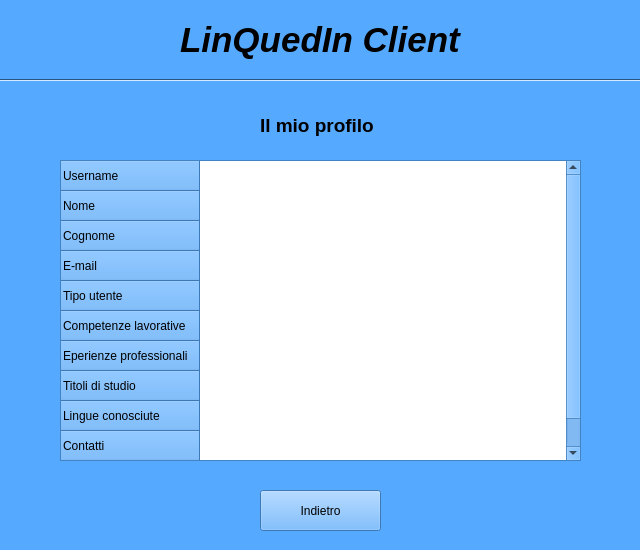
<?xml version="1.0" encoding="UTF-8"?>
<ui version="4.0">
 <class>windowClientProfilo</class>
 <widget class="QWidget" name="windowClientProfilo">
  <property name="geometry">
   <rect>
    <x>0</x>
    <y>0</y>
    <width>640</width>
    <height>550</height>
   </rect>
  </property>
  <property name="minimumSize">
   <size>
    <width>640</width>
    <height>550</height>
   </size>
  </property>
  <property name="maximumSize">
   <size>
    <width>640</width>
    <height>550</height>
   </size>
  </property>
  <property name="palette">
   <palette>
    <active>
     <colorrole role="WindowText">
      <brush brushstyle="SolidPattern">
       <color alpha="255">
        <red>0</red>
        <green>0</green>
        <blue>0</blue>
       </color>
      </brush>
     </colorrole>
     <colorrole role="Button">
      <brush brushstyle="SolidPattern">
       <color alpha="255">
        <red>85</red>
        <green>170</green>
        <blue>255</blue>
       </color>
      </brush>
     </colorrole>
     <colorrole role="Light">
      <brush brushstyle="SolidPattern">
       <color alpha="255">
        <red>213</red>
        <green>234</green>
        <blue>255</blue>
       </color>
      </brush>
     </colorrole>
     <colorrole role="Midlight">
      <brush brushstyle="SolidPattern">
       <color alpha="255">
        <red>149</red>
        <green>202</green>
        <blue>255</blue>
       </color>
      </brush>
     </colorrole>
     <colorrole role="Dark">
      <brush brushstyle="SolidPattern">
       <color alpha="255">
        <red>42</red>
        <green>85</green>
        <blue>127</blue>
       </color>
      </brush>
     </colorrole>
     <colorrole role="Mid">
      <brush brushstyle="SolidPattern">
       <color alpha="255">
        <red>56</red>
        <green>113</green>
        <blue>170</blue>
       </color>
      </brush>
     </colorrole>
     <colorrole role="Text">
      <brush brushstyle="SolidPattern">
       <color alpha="255">
        <red>0</red>
        <green>0</green>
        <blue>0</blue>
       </color>
      </brush>
     </colorrole>
     <colorrole role="BrightText">
      <brush brushstyle="SolidPattern">
       <color alpha="255">
        <red>255</red>
        <green>255</green>
        <blue>255</blue>
       </color>
      </brush>
     </colorrole>
     <colorrole role="ButtonText">
      <brush brushstyle="SolidPattern">
       <color alpha="255">
        <red>0</red>
        <green>0</green>
        <blue>0</blue>
       </color>
      </brush>
     </colorrole>
     <colorrole role="Base">
      <brush brushstyle="SolidPattern">
       <color alpha="255">
        <red>255</red>
        <green>255</green>
        <blue>255</blue>
       </color>
      </brush>
     </colorrole>
     <colorrole role="Window">
      <brush brushstyle="SolidPattern">
       <color alpha="255">
        <red>85</red>
        <green>170</green>
        <blue>255</blue>
       </color>
      </brush>
     </colorrole>
     <colorrole role="Shadow">
      <brush brushstyle="SolidPattern">
       <color alpha="255">
        <red>0</red>
        <green>0</green>
        <blue>0</blue>
       </color>
      </brush>
     </colorrole>
     <colorrole role="AlternateBase">
      <brush brushstyle="SolidPattern">
       <color alpha="255">
        <red>170</red>
        <green>212</green>
        <blue>255</blue>
       </color>
      </brush>
     </colorrole>
     <colorrole role="ToolTipBase">
      <brush brushstyle="SolidPattern">
       <color alpha="255">
        <red>255</red>
        <green>255</green>
        <blue>220</blue>
       </color>
      </brush>
     </colorrole>
     <colorrole role="ToolTipText">
      <brush brushstyle="SolidPattern">
       <color alpha="255">
        <red>0</red>
        <green>0</green>
        <blue>0</blue>
       </color>
      </brush>
     </colorrole>
    </active>
    <inactive>
     <colorrole role="WindowText">
      <brush brushstyle="SolidPattern">
       <color alpha="255">
        <red>0</red>
        <green>0</green>
        <blue>0</blue>
       </color>
      </brush>
     </colorrole>
     <colorrole role="Button">
      <brush brushstyle="SolidPattern">
       <color alpha="255">
        <red>85</red>
        <green>170</green>
        <blue>255</blue>
       </color>
      </brush>
     </colorrole>
     <colorrole role="Light">
      <brush brushstyle="SolidPattern">
       <color alpha="255">
        <red>213</red>
        <green>234</green>
        <blue>255</blue>
       </color>
      </brush>
     </colorrole>
     <colorrole role="Midlight">
      <brush brushstyle="SolidPattern">
       <color alpha="255">
        <red>149</red>
        <green>202</green>
        <blue>255</blue>
       </color>
      </brush>
     </colorrole>
     <colorrole role="Dark">
      <brush brushstyle="SolidPattern">
       <color alpha="255">
        <red>42</red>
        <green>85</green>
        <blue>127</blue>
       </color>
      </brush>
     </colorrole>
     <colorrole role="Mid">
      <brush brushstyle="SolidPattern">
       <color alpha="255">
        <red>56</red>
        <green>113</green>
        <blue>170</blue>
       </color>
      </brush>
     </colorrole>
     <colorrole role="Text">
      <brush brushstyle="SolidPattern">
       <color alpha="255">
        <red>0</red>
        <green>0</green>
        <blue>0</blue>
       </color>
      </brush>
     </colorrole>
     <colorrole role="BrightText">
      <brush brushstyle="SolidPattern">
       <color alpha="255">
        <red>255</red>
        <green>255</green>
        <blue>255</blue>
       </color>
      </brush>
     </colorrole>
     <colorrole role="ButtonText">
      <brush brushstyle="SolidPattern">
       <color alpha="255">
        <red>0</red>
        <green>0</green>
        <blue>0</blue>
       </color>
      </brush>
     </colorrole>
     <colorrole role="Base">
      <brush brushstyle="SolidPattern">
       <color alpha="255">
        <red>255</red>
        <green>255</green>
        <blue>255</blue>
       </color>
      </brush>
     </colorrole>
     <colorrole role="Window">
      <brush brushstyle="SolidPattern">
       <color alpha="255">
        <red>85</red>
        <green>170</green>
        <blue>255</blue>
       </color>
      </brush>
     </colorrole>
     <colorrole role="Shadow">
      <brush brushstyle="SolidPattern">
       <color alpha="255">
        <red>0</red>
        <green>0</green>
        <blue>0</blue>
       </color>
      </brush>
     </colorrole>
     <colorrole role="AlternateBase">
      <brush brushstyle="SolidPattern">
       <color alpha="255">
        <red>170</red>
        <green>212</green>
        <blue>255</blue>
       </color>
      </brush>
     </colorrole>
     <colorrole role="ToolTipBase">
      <brush brushstyle="SolidPattern">
       <color alpha="255">
        <red>255</red>
        <green>255</green>
        <blue>220</blue>
       </color>
      </brush>
     </colorrole>
     <colorrole role="ToolTipText">
      <brush brushstyle="SolidPattern">
       <color alpha="255">
        <red>0</red>
        <green>0</green>
        <blue>0</blue>
       </color>
      </brush>
     </colorrole>
    </inactive>
    <disabled>
     <colorrole role="WindowText">
      <brush brushstyle="SolidPattern">
       <color alpha="255">
        <red>42</red>
        <green>85</green>
        <blue>127</blue>
       </color>
      </brush>
     </colorrole>
     <colorrole role="Button">
      <brush brushstyle="SolidPattern">
       <color alpha="255">
        <red>85</red>
        <green>170</green>
        <blue>255</blue>
       </color>
      </brush>
     </colorrole>
     <colorrole role="Light">
      <brush brushstyle="SolidPattern">
       <color alpha="255">
        <red>213</red>
        <green>234</green>
        <blue>255</blue>
       </color>
      </brush>
     </colorrole>
     <colorrole role="Midlight">
      <brush brushstyle="SolidPattern">
       <color alpha="255">
        <red>149</red>
        <green>202</green>
        <blue>255</blue>
       </color>
      </brush>
     </colorrole>
     <colorrole role="Dark">
      <brush brushstyle="SolidPattern">
       <color alpha="255">
        <red>42</red>
        <green>85</green>
        <blue>127</blue>
       </color>
      </brush>
     </colorrole>
     <colorrole role="Mid">
      <brush brushstyle="SolidPattern">
       <color alpha="255">
        <red>56</red>
        <green>113</green>
        <blue>170</blue>
       </color>
      </brush>
     </colorrole>
     <colorrole role="Text">
      <brush brushstyle="SolidPattern">
       <color alpha="255">
        <red>42</red>
        <green>85</green>
        <blue>127</blue>
       </color>
      </brush>
     </colorrole>
     <colorrole role="BrightText">
      <brush brushstyle="SolidPattern">
       <color alpha="255">
        <red>255</red>
        <green>255</green>
        <blue>255</blue>
       </color>
      </brush>
     </colorrole>
     <colorrole role="ButtonText">
      <brush brushstyle="SolidPattern">
       <color alpha="255">
        <red>42</red>
        <green>85</green>
        <blue>127</blue>
       </color>
      </brush>
     </colorrole>
     <colorrole role="Base">
      <brush brushstyle="SolidPattern">
       <color alpha="255">
        <red>85</red>
        <green>170</green>
        <blue>255</blue>
       </color>
      </brush>
     </colorrole>
     <colorrole role="Window">
      <brush brushstyle="SolidPattern">
       <color alpha="255">
        <red>85</red>
        <green>170</green>
        <blue>255</blue>
       </color>
      </brush>
     </colorrole>
     <colorrole role="Shadow">
      <brush brushstyle="SolidPattern">
       <color alpha="255">
        <red>0</red>
        <green>0</green>
        <blue>0</blue>
       </color>
      </brush>
     </colorrole>
     <colorrole role="AlternateBase">
      <brush brushstyle="SolidPattern">
       <color alpha="255">
        <red>85</red>
        <green>170</green>
        <blue>255</blue>
       </color>
      </brush>
     </colorrole>
     <colorrole role="ToolTipBase">
      <brush brushstyle="SolidPattern">
       <color alpha="255">
        <red>255</red>
        <green>255</green>
        <blue>220</blue>
       </color>
      </brush>
     </colorrole>
     <colorrole role="ToolTipText">
      <brush brushstyle="SolidPattern">
       <color alpha="255">
        <red>0</red>
        <green>0</green>
        <blue>0</blue>
       </color>
      </brush>
     </colorrole>
    </disabled>
   </palette>
  </property>
  <property name="windowTitle">
   <string>LinQuedIn Client</string>
  </property>
  <widget class="QLabel" name="label_2">
   <property name="geometry">
    <rect>
     <x>260</x>
     <y>110</y>
     <width>121</width>
     <height>31</height>
    </rect>
   </property>
   <property name="text">
    <string>&lt;html&gt;&lt;head/&gt;&lt;body&gt;&lt;p&gt;&lt;span style=&quot; font-size:14pt; font-weight:600;&quot;&gt;Il mio profilo&lt;/span&gt;&lt;/p&gt;&lt;/body&gt;&lt;/html&gt;</string>
   </property>
  </widget>
  <widget class="Line" name="line">
   <property name="geometry">
    <rect>
     <x>-10</x>
     <y>70</y>
     <width>651</width>
     <height>20</height>
    </rect>
   </property>
   <property name="orientation">
    <enum>Qt::Horizontal</enum>
   </property>
  </widget>
  <widget class="QLabel" name="label">
   <property name="geometry">
    <rect>
     <x>180</x>
     <y>20</y>
     <width>281</width>
     <height>41</height>
    </rect>
   </property>
   <property name="text">
    <string>&lt;html&gt;&lt;head/&gt;&lt;body&gt;&lt;p&gt;&lt;span style=&quot; font-size:26pt; font-weight:600; font-style:italic;&quot;&gt;LinQuedIn Client&lt;/span&gt;&lt;/p&gt;&lt;/body&gt;&lt;/html&gt;</string>
   </property>
  </widget>
  <widget class="QTableWidget" name="tableWidgetWindowClientProfilo">
   <property name="geometry">
    <rect>
     <x>60</x>
     <y>160</y>
     <width>521</width>
     <height>301</height>
    </rect>
   </property>
   <property name="editTriggers">
    <set>QAbstractItemView::NoEditTriggers</set>
   </property>
   <property name="dragEnabled">
    <bool>true</bool>
   </property>
   <property name="wordWrap">
    <bool>true</bool>
   </property>
   <property name="cornerButtonEnabled">
    <bool>true</bool>
   </property>
   <attribute name="horizontalHeaderVisible">
    <bool>false</bool>
   </attribute>
   <attribute name="horizontalHeaderDefaultSectionSize">
    <number>350</number>
   </attribute>
   <attribute name="horizontalHeaderHighlightSections">
    <bool>true</bool>
   </attribute>
   <attribute name="verticalHeaderVisible">
    <bool>true</bool>
   </attribute>
   <attribute name="verticalHeaderHighlightSections">
    <bool>false</bool>
   </attribute>
   <attribute name="verticalHeaderStretchLastSection">
    <bool>true</bool>
   </attribute>
   <row>
    <property name="text">
     <string>Username</string>
    </property>
   </row>
   <row>
    <property name="text">
     <string>Nome</string>
    </property>
   </row>
   <row>
    <property name="text">
     <string>Cognome</string>
    </property>
   </row>
   <row>
    <property name="text">
     <string>E-mail</string>
    </property>
   </row>
   <row>
    <property name="text">
     <string>Tipo utente</string>
    </property>
   </row>
   <row>
    <property name="text">
     <string>Competenze lavorative</string>
    </property>
   </row>
   <row>
    <property name="text">
     <string>Eperienze professionali</string>
    </property>
   </row>
   <row>
    <property name="text">
     <string>Titoli di studio</string>
    </property>
   </row>
   <row>
    <property name="text">
     <string>Lingue conosciute</string>
    </property>
   </row>
   <row>
    <property name="text">
     <string>Contatti</string>
    </property>
   </row>
  </widget>
  <widget class="QPushButton" name="pushButtonIndietro">
   <property name="geometry">
    <rect>
     <x>260</x>
     <y>490</y>
     <width>121</width>
     <height>41</height>
    </rect>
   </property>
   <property name="text">
    <string>Indietro</string>
   </property>
  </widget>
 </widget>
 <resources/>
 <connections/>
</ui>
